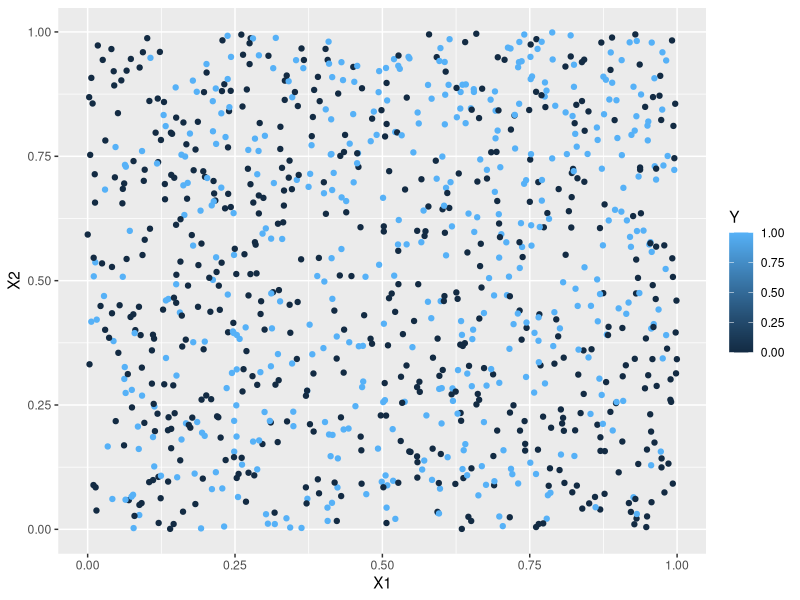

Recreate this plot in R. (Note: this script raises an error after producing the figure.)
## ---- chunk 1
library(class)
suppressPackageStartupMessages(library(tidyverse))
install.packages("e1071")
library(e1071)
install.packages("caret")
library(caret)
## ---- chunk 2
#Generative model
set.seed(200) #setting a random seed so that we can
#reproduce everything exactly if we want to

generate_y <- function(x1,x2) { #two input parameters to generate the output y
  logit <- x1 -2*x2 -2*x1^2 + x2^2 + 3*x1*x2 
  p <- exp(logit)/(1+exp(logit)) #apply the inverse logit function
  y <- rbinom(1,1,p) #y becomes a 0 (with prob 1-p) or a 1 with probability p
}
## ---- chunk 3
# Generate a training dataset with 1000 points
set.seed(321)
n = 1000
X1 <- runif(n,0,1)
X2 <- runif(n,0,1)

#I'm going to use a for loop to generate 1000 y's
Y <- rep(0,n) #initializing my Y to be a vector of 0's
for (i in 1:n) {
  Y[i] <- generate_y(X1[i],X2[i])
}

sum(Y) #How many 0's and 1's were predicted? When n is very large
# about 48% of the Y's should be 1's. 

training <- cbind(X1,X2,Y) #combining all of my variables into a training dataset
ggplot(data=training, aes(x=X1, y=X2, color=Y)) +
  geom_point()

testing <- data.frame(testing)
training <- data.frame(training)
colnames(testing) <- colnames(training)
training$Y <- as.factor(training$Y)
testing$Y <- as.factor(testing$Y)
## ---- chunk 4
# Create a testing dataset using seed=323

set.seed(323)
n = 100

testX1 <- runif(n,0,1)
testX2 <- runif(n,0,1)

testY <- rep(0,n) #initializing my Y to be a vector of 0's
for (i in 1:n) {
  testY[i] <- generate_y(testX1[i],testX2[i])
}

testing <- cbind(testX1,testX2,testY) #combining all of my variables into a training dataset
ggplot(data=testing, aes(x=testX1, y=testX2, color=testY)) +
  geom_point()
## ---- chunk 5
set.seed(123)
svctune <- tune(svm , 
                Y~., 
                data = data.frame(training) , 
                kernel = "linear", 
                ranges = list(cost = c(0.001 , 
                                       0.01, 
                                       0.1, 
                                       1, 
                                       5, 
                                       10, 
                                       100)),
                scale=TRUE)
summary(svctune)

bestsvc <- svctune$best.model
summary(bestsvc)

svcpred <- predict(bestsvc, testing)
scvmatrix <- confusionMatrix(data=svcpred,
                             reference=testing$Y)
scvmatrix

#my point is (0.25, 0.25)

cpoint <- data.frame(X1=0.25, X2=0.25)
cpointpred <- predict(bestsvc, cpoint)
as.numeric(cpointpred)
## ---- chunk 6
# Create the training dataset as above using seed=314
set.seed(314)
n = 1000
x1 <- runif(n,0,1)
x2 <- runif(n,0,1)

y <- rep(0,n)
for (i in 1:n) {
  y[i] <- generate_y(x1[i],x2[i])
}

train <- cbind(x1,x2,y) 
ggplot(data=training, aes(x=x1, y=x2, color=y)) +
  geom_point()

# Create a testing dataset using seed=323

set.seed(323)
n = 100

xt1 <- runif(n,0,1)
xt2 <- runif(n,0,1)

yt <- rep(0,n)
for (i in 1:n) {
  yt[i] <- generate_y(xt1[i],xt2[i])
}

test <- cbind(xt1,xt2,yt)
test <- as.data.frame(test)

train$y <- as.numeric(as.character(train$y))
train$y[train$y == 0] <- -1

test$yt <- as.numeric(as.character(test$yt))
test$yt[test$yt == 0] <- -1
## ---- chunk 7
#Fit and cross validate for paramteters of svm

set.seed(123)
train <- data.frame(train)
train$y <- as.factor(train$y)
test$yt <- as.factor(test$yt)

svm_tune <- tune(svm,y~.,data=train,kernel="polynomial",degree=2,
                 ranges = list(cost=c(0.1,1,10,100),
                               gamma = c(0.5,1,2,3)))
svm_tune$best.parameters

svm_fit <- svm(y~., data=train, kernel="polynomial",degree=2,cost=10,gamma=0.5)
## ---- chunk 8
#Create confusion matrix
test <-data.frame(test)
svm_preds <- predict(svm_tune$best.model,newdata=test)

table(preds=svm_preds[1:100],truth=test$yt)
## ---- chunk 9
#Make prediction for point (0.25, 0.75)
point <- data.frame(x1=0.25,x2=0.75)
point_pred <- predict(svm_tune$best.model,newdata=point)
point_pred[1]
